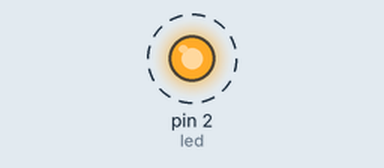
Bench run of a sketch on a simulated Arduino Uno, built with avr-gcc and run on an emulated ATmega328P. On the bench: output pins drawn as LEDs (lit = HIGH). Dashed ring = blinking.

Above: at 0.15 s.
Timing chart, 0 to 3.0 s (numbered marks = the images above):
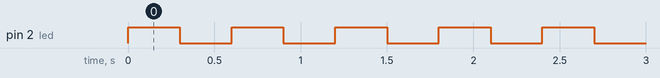

Measured:
- by itself, pin 2 (led): alternates HIGH for 0.30 s and LOW for 0.30 s

The sketch:

ArduinoDay2_Intern_code.ino.ino
```cpp
int led = 2;

void setup()
{
  pinMode(led,OUTPUT);
}

void loop()
{
  digitalWrite(led,HIGH);
  delay(300);
  digitalWrite(led,LOW);
  delay(300);
}
```
